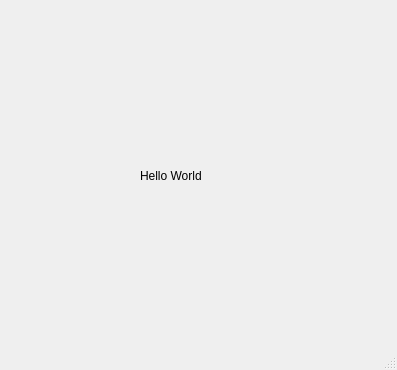
<?xml version="1.0" encoding="UTF-8"?>
<ui version="4.0">
 <class>MainWindow</class>
 <widget class="QMainWindow" name="MainWindow">
  <property name="geometry">
   <rect>
    <x>0</x>
    <y>0</y>
    <width>397</width>
    <height>370</height>
   </rect>
  </property>
  <property name="windowTitle">
   <string>MainWindow</string>
  </property>
  <widget class="QWidget" name="centralwidget">
   <widget class="QLabel" name="label">
    <property name="geometry">
     <rect>
      <x>140</x>
      <y>150</y>
      <width>101</width>
      <height>51</height>
     </rect>
    </property>
    <property name="text">
     <string>Hello World</string>
    </property>
   </widget>
  </widget>
  <widget class="QMenuBar" name="menubar">
   <property name="geometry">
    <rect>
     <x>0</x>
     <y>0</y>
     <width>397</width>
     <height>23</height>
    </rect>
   </property>
  </widget>
  <widget class="QStatusBar" name="statusbar"/>
 </widget>
 <resources/>
 <connections/>
</ui>
